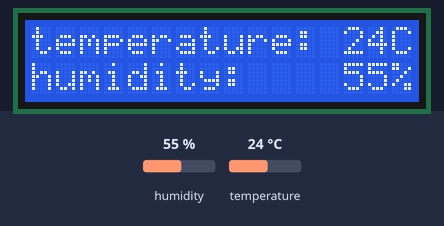
Bench run of a program on a simulated Raspberry Pi (BCM pin numbers) with a Grove Base HAT. Shown: 16×2 character LCD. The inputs (shaded band) are chosen by the test bench; at power-on: humidity 55 %, temperature 24 °C. What the program prints to the terminal is not drawn.

Above: at 1.2 s.
1.3 s: humidity set to 22 %
At 2.2 s:
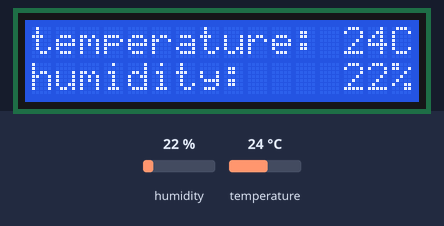
3.1 s: temperature set to 12 °C
At 4.9 s:
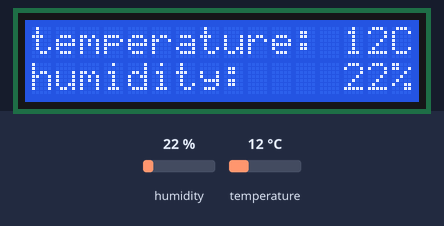
5.5 s: humidity set to 40 %
At 7.6 s:
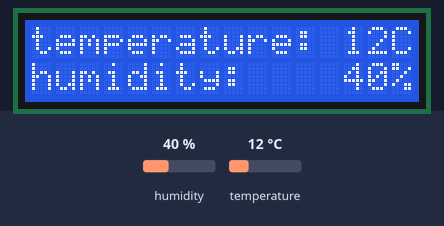
8.0 s: temperature set to 19 °C
At 10.3 s:
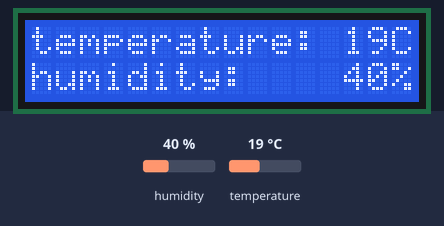
Timing chart, 0 to 11.6 s (numbered marks = the images above; inputs shaded):
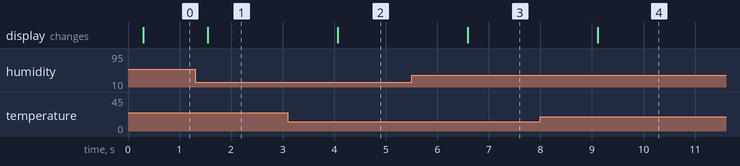

Measured:
- after the input at 1.3 s, the display: changes after 0.25 s (image 1)
- after the input at 3.1 s, the display: changes after 0.97 s (image 2)
- after the input at 5.5 s, the display: changes after 1.1 s (image 3)
- after the input at 8.0 s, the display: changes after 1.1 s (image 4)

The program:

Lesson_6_LCD.py
```python
#!/usr/bin/env python3

import time

from seeed_dht import DHT
from grove.display.jhd1802 import JHD1802

def main():
    # Grove - 16x2 LCD(White on Blue) connected to I2C port
    lcd = JHD1802()

    # Grove - Temperature&Humidity Sensor connected to port D5
    sensor = DHT('11', 5)

    while True:
        humi, temp = sensor.read()
        print('temperature {}C, humidity {}%'.format(temp, humi))

        lcd.setCursor(0, 0)
        lcd.write('temperature: {0:2}C'.format(temp))

        lcd.setCursor(1, 0)
        lcd.write('humidity: {0:5}%'.format(humi))

        time.sleep(1)

if __name__ == '__main__':
    main()
```
